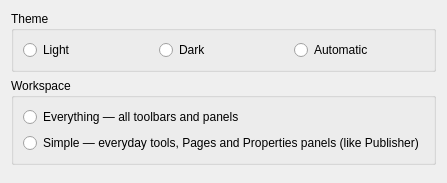
<?xml version="1.0" encoding="UTF-8"?>
<ui version="4.0">
 <class>FSW_Appearance</class>
 <widget class="QWizardPage" name="FSW_Appearance">
  <property name="title"><string>Appearance</string></property>
  <property name="subTitle"><string>Pick a theme and how much of the workspace to show.</string></property>
  <layout class="QVBoxLayout" name="appLayout">
   <item>
    <widget class="QGroupBox" name="themeGroup">
     <property name="title"><string>Theme</string></property>
     <layout class="QHBoxLayout" name="themeRow">
      <item><widget class="QRadioButton" name="themeLightRadio"><property name="text"><string>Light</string></property></widget></item>
      <item><widget class="QRadioButton" name="themeDarkRadio"><property name="text"><string>Dark</string></property></widget></item>
      <item><widget class="QRadioButton" name="themeAutoRadio"><property name="text"><string>Automatic</string></property></widget></item>
     </layout>
    </widget>
   </item>
   <item>
    <widget class="QGroupBox" name="workspaceGroup">
     <property name="title"><string>Workspace</string></property>
     <layout class="QVBoxLayout" name="workspaceCol">
      <item><widget class="QRadioButton" name="workspaceFullRadio"><property name="text"><string>Everything — all toolbars and panels</string></property></widget></item>
      <item><widget class="QRadioButton" name="workspaceMinimalRadio"><property name="text"><string>Simple — everyday tools, Pages and Properties panels (like Publisher)</string></property></widget></item>
     </layout>
    </widget>
   </item>
   <item><spacer name="appSpacer"><property name="orientation"><enum>Qt::Vertical</enum></property></spacer></item>
  </layout>
 </widget>
 <resources/>
 <connections/>
</ui>
